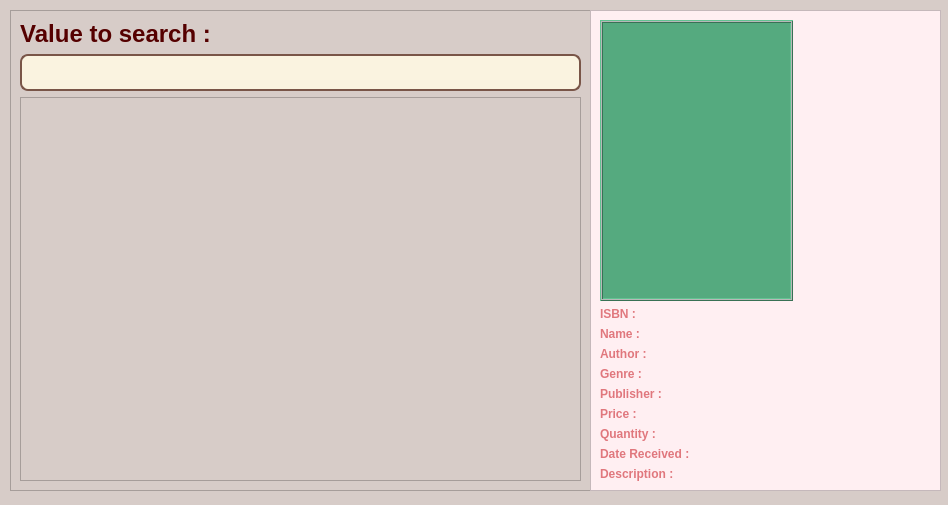
<?xml version="1.0" encoding="UTF-8"?>
<ui version="4.0">
 <class>bookList</class>
 <widget class="QDialog" name="bookList">
  <property name="geometry">
   <rect>
    <x>0</x>
    <y>0</y>
    <width>948</width>
    <height>505</height>
   </rect>
  </property>
  <property name="windowTitle">
   <string>Dialog</string>
  </property>
  <property name="styleSheet">
   <string notr="true">   background-color: #D7CCC8; /* bois clair */</string>
  </property>
  <widget class="QFrame" name="frame">
   <property name="geometry">
    <rect>
     <x>10</x>
     <y>10</y>
     <width>581</width>
     <height>481</height>
    </rect>
   </property>
   <property name="styleSheet">
    <string notr="true">   background-color: #D7CCC8; /* bois clair */</string>
   </property>
   <property name="frameShape">
    <enum>QFrame::Shape::StyledPanel</enum>
   </property>
   <property name="frameShadow">
    <enum>QFrame::Shadow::Raised</enum>
   </property>
   <layout class="QVBoxLayout" name="verticalLayout_2">
    <item>
     <widget class="QLabel" name="label">
      <property name="sizePolicy">
       <sizepolicy hsizetype="Fixed" vsizetype="Fixed">
        <horstretch>0</horstretch>
        <verstretch>0</verstretch>
       </sizepolicy>
      </property>
      <property name="styleSheet">
       <string notr="true">font: 14pt &quot;georgia&quot;;
color: #e0777d;</string>
      </property>
      <property name="text">
       <string>&lt;html&gt;&lt;head/&gt;&lt;body&gt;&lt;p align=&quot;center&quot;&gt;&lt;span style=&quot; font-size:18pt; font-weight:700; color:#550000;&quot;&gt;Value to search :&lt;/span&gt;&lt;/p&gt;&lt;/body&gt;&lt;/html&gt;</string>
      </property>
     </widget>
    </item>
    <item>
     <layout class="QVBoxLayout" name="verticalLayout">
      <item>
       <layout class="QHBoxLayout" name="horizontalLayout">
        <item>
         <widget class="QLineEdit" name="value">
          <property name="styleSheet">
           <string notr="true">QLineEdit {
    background-color: #FAF3E0;
    border: 2px solid #795548;
    border-radius: 8px;
    padding: 6px 10px;
    font-size: 16px;
    color: #4E342E;
    font-weight: bold;
}

QLineEdit:hover {
    border: 2px solid #5D4037;
    background-color: #FFF8E1;
}

QLineEdit:focus {
    border: 2px solid #2E7D32;
    background-color: #FFFFFF;
    font-size: 17px;
}
</string>
          </property>
         </widget>
        </item>
       </layout>
      </item>
      <item>
       <widget class="QTableView" name="tableView">
        <property name="styleSheet">
         <string notr="true">QHeaderView::section { background-color: #e0777d; font: solid}</string>
        </property>
        <property name="selectionBehavior">
         <enum>QAbstractItemView::SelectionBehavior::SelectRows</enum>
        </property>
        <attribute name="horizontalHeaderHighlightSections">
         <bool>true</bool>
        </attribute>
        <attribute name="verticalHeaderVisible">
         <bool>false</bool>
        </attribute>
        <attribute name="verticalHeaderHighlightSections">
         <bool>false</bool>
        </attribute>
       </widget>
      </item>
     </layout>
    </item>
   </layout>
  </widget>
  <widget class="QFrame" name="frame_2">
   <property name="geometry">
    <rect>
     <x>590</x>
     <y>10</y>
     <width>351</width>
     <height>481</height>
    </rect>
   </property>
   <property name="styleSheet">
    <string notr="true">background-color:rgb(255, 239, 242)</string>
   </property>
   <property name="frameShape">
    <enum>QFrame::Shape::StyledPanel</enum>
   </property>
   <property name="frameShadow">
    <enum>QFrame::Shadow::Raised</enum>
   </property>
   <layout class="QVBoxLayout" name="verticalLayout_4">
    <item>
     <layout class="QHBoxLayout" name="horizontalLayout_2">
      <item>
       <widget class="QLabel" name="coverLabel">
        <property name="focusPolicy">
         <enum>Qt::FocusPolicy::StrongFocus</enum>
        </property>
        <property name="styleSheet">
         <string notr="true">background-color: rgb(85, 170, 127);
border-color: rgb(0, 0, 0);</string>
        </property>
        <property name="frameShape">
         <enum>QFrame::Shape::Box</enum>
        </property>
        <property name="frameShadow">
         <enum>QFrame::Shadow::Raised</enum>
        </property>
        <property name="midLineWidth">
         <number>1</number>
        </property>
        <property name="text">
         <string/>
        </property>
       </widget>
      </item>
      <item>
       <spacer name="horizontalSpacer">
        <property name="orientation">
         <enum>Qt::Orientation::Horizontal</enum>
        </property>
        <property name="sizeType">
         <enum>QSizePolicy::Policy::Fixed</enum>
        </property>
        <property name="sizeHint" stdset="0">
         <size>
          <width>138</width>
          <height>20</height>
         </size>
        </property>
       </spacer>
      </item>
     </layout>
    </item>
    <item>
     <layout class="QVBoxLayout" name="verticalLayout_3">
      <item>
       <widget class="QLabel" name="ISBN">
        <property name="sizePolicy">
         <sizepolicy hsizetype="Fixed" vsizetype="Fixed">
          <horstretch>0</horstretch>
          <verstretch>0</verstretch>
         </sizepolicy>
        </property>
        <property name="styleSheet">
         <string notr="true">font: 14pt &quot;georgia&quot;;
color: #e0777d;</string>
        </property>
        <property name="text">
         <string>&lt;html&gt;&lt;head/&gt;&lt;body&gt;&lt;p&gt;&lt;span style=&quot; font-weight:700;&quot;&gt;ISBN :&lt;/span&gt;&lt;/p&gt;&lt;/body&gt;&lt;/html&gt;</string>
        </property>
       </widget>
      </item>
      <item>
       <widget class="QLabel" name="name">
        <property name="sizePolicy">
         <sizepolicy hsizetype="Fixed" vsizetype="Fixed">
          <horstretch>0</horstretch>
          <verstretch>0</verstretch>
         </sizepolicy>
        </property>
        <property name="styleSheet">
         <string notr="true">font: 14pt &quot;georgia&quot;;
color: #e0777d;</string>
        </property>
        <property name="text">
         <string>&lt;html&gt;&lt;head/&gt;&lt;body&gt;&lt;p&gt;&lt;span style=&quot; font-weight:700;&quot;&gt;Name :&lt;/span&gt;&lt;/p&gt;&lt;/body&gt;&lt;/html&gt;</string>
        </property>
       </widget>
      </item>
      <item>
       <widget class="QLabel" name="author">
        <property name="sizePolicy">
         <sizepolicy hsizetype="Fixed" vsizetype="Fixed">
          <horstretch>0</horstretch>
          <verstretch>0</verstretch>
         </sizepolicy>
        </property>
        <property name="styleSheet">
         <string notr="true">font: 14pt &quot;georgia&quot;;
color: #e0777d;</string>
        </property>
        <property name="text">
         <string>&lt;html&gt;&lt;head/&gt;&lt;body&gt;&lt;p&gt;&lt;span style=&quot; font-weight:700;&quot;&gt;Author :&lt;/span&gt;&lt;/p&gt;&lt;/body&gt;&lt;/html&gt;</string>
        </property>
       </widget>
      </item>
      <item>
       <widget class="QLabel" name="genre">
        <property name="sizePolicy">
         <sizepolicy hsizetype="Fixed" vsizetype="Fixed">
          <horstretch>0</horstretch>
          <verstretch>0</verstretch>
         </sizepolicy>
        </property>
        <property name="styleSheet">
         <string notr="true">font: 14pt &quot;georgia&quot;;
color: #e0777d;</string>
        </property>
        <property name="text">
         <string>&lt;html&gt;&lt;head/&gt;&lt;body&gt;&lt;p&gt;&lt;span style=&quot; font-weight:700;&quot;&gt;Genre :&lt;/span&gt;&lt;/p&gt;&lt;/body&gt;&lt;/html&gt;</string>
        </property>
       </widget>
      </item>
      <item>
       <widget class="QLabel" name="publisher">
        <property name="sizePolicy">
         <sizepolicy hsizetype="Fixed" vsizetype="Fixed">
          <horstretch>0</horstretch>
          <verstretch>0</verstretch>
         </sizepolicy>
        </property>
        <property name="styleSheet">
         <string notr="true">font: 14pt &quot;georgia&quot;;
color: #e0777d;</string>
        </property>
        <property name="text">
         <string>&lt;html&gt;&lt;head/&gt;&lt;body&gt;&lt;p&gt;&lt;span style=&quot; font-weight:700;&quot;&gt;Publisher :&lt;/span&gt;&lt;/p&gt;&lt;/body&gt;&lt;/html&gt;</string>
        </property>
       </widget>
      </item>
      <item>
       <widget class="QLabel" name="price">
        <property name="sizePolicy">
         <sizepolicy hsizetype="Fixed" vsizetype="Fixed">
          <horstretch>0</horstretch>
          <verstretch>0</verstretch>
         </sizepolicy>
        </property>
        <property name="styleSheet">
         <string notr="true">font: 14pt &quot;georgia&quot;;
color: #e0777d;</string>
        </property>
        <property name="text">
         <string>&lt;html&gt;&lt;head/&gt;&lt;body&gt;&lt;p&gt;&lt;span style=&quot; font-weight:700;&quot;&gt;Price :&lt;/span&gt;&lt;/p&gt;&lt;/body&gt;&lt;/html&gt;</string>
        </property>
       </widget>
      </item>
      <item>
       <widget class="QLabel" name="quantity">
        <property name="sizePolicy">
         <sizepolicy hsizetype="Fixed" vsizetype="Fixed">
          <horstretch>0</horstretch>
          <verstretch>0</verstretch>
         </sizepolicy>
        </property>
        <property name="styleSheet">
         <string notr="true">font: 14pt &quot;georgia&quot;;
color: #e0777d;</string>
        </property>
        <property name="text">
         <string>&lt;html&gt;&lt;head/&gt;&lt;body&gt;&lt;p&gt;&lt;span style=&quot; font-weight:700;&quot;&gt;Quantity :&lt;/span&gt;&lt;/p&gt;&lt;/body&gt;&lt;/html&gt;</string>
        </property>
       </widget>
      </item>
      <item>
       <widget class="QLabel" name="date">
        <property name="sizePolicy">
         <sizepolicy hsizetype="Fixed" vsizetype="Fixed">
          <horstretch>0</horstretch>
          <verstretch>0</verstretch>
         </sizepolicy>
        </property>
        <property name="styleSheet">
         <string notr="true">font: 14pt &quot;georgia&quot;;
color: #e0777d;</string>
        </property>
        <property name="text">
         <string>&lt;html&gt;&lt;head/&gt;&lt;body&gt;&lt;p&gt;&lt;span style=&quot; font-weight:700;&quot;&gt;Date Received :&lt;/span&gt;&lt;/p&gt;&lt;/body&gt;&lt;/html&gt;</string>
        </property>
       </widget>
      </item>
      <item>
       <widget class="QLabel" name="desc">
        <property name="sizePolicy">
         <sizepolicy hsizetype="Fixed" vsizetype="Fixed">
          <horstretch>0</horstretch>
          <verstretch>0</verstretch>
         </sizepolicy>
        </property>
        <property name="styleSheet">
         <string notr="true">font: 14pt &quot;georgia&quot;;
color: #e0777d;</string>
        </property>
        <property name="text">
         <string>&lt;html&gt;&lt;head/&gt;&lt;body&gt;&lt;p&gt;&lt;span style=&quot; font-weight:700;&quot;&gt;Description :&lt;/span&gt;&lt;/p&gt;&lt;/body&gt;&lt;/html&gt;</string>
        </property>
       </widget>
      </item>
     </layout>
    </item>
   </layout>
  </widget>
 </widget>
 <resources/>
 <connections/>
</ui>
